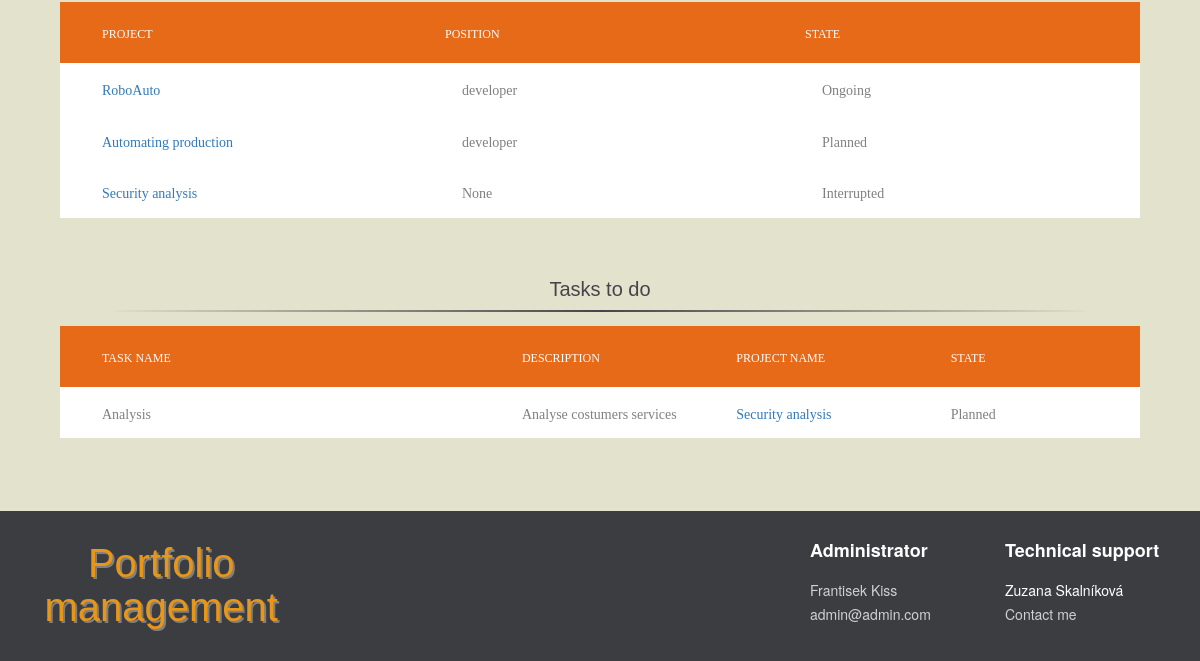
/dp/ (signed in, lower part), run on an earlier commit of the app's database.
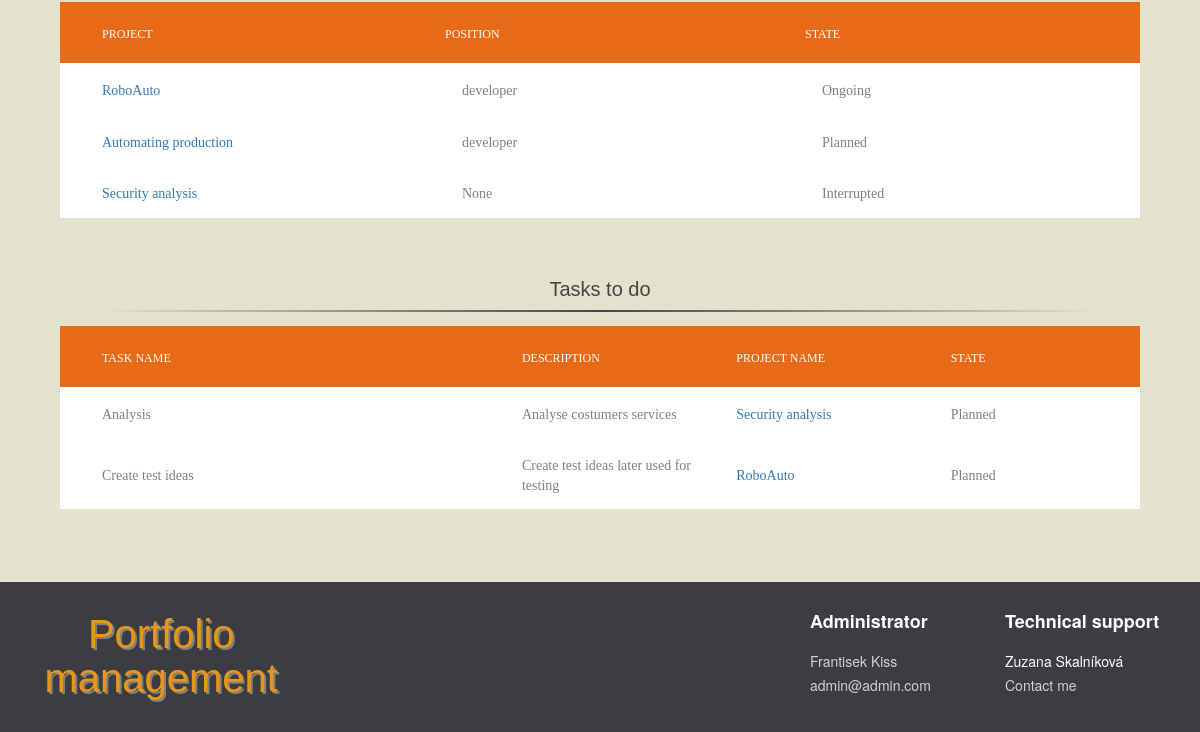
And on a later commit of the database.
### dp/models.py (models this page shows, shortened)
class ProjectMember(models.Model):
    class Meta:
        unique_together = (('project', 'member'),)
    project = models.ForeignKey(Project, on_delete=models.CASCADE)
    member = models.ForeignKey(Employee, on_delete=models.CASCADE)
    position = models.CharField(max_length=200, null=True)

class Project(models.Model):
    portfolio = models.ForeignKey(Portfolio, on_delete=models.SET_NULL, null=True, blank=True)
    project_name = models.TextField()
    description = models.CharField(max_length=200)
    plan_budget = models.DecimalField(max_digits=15, decimal_places=2, null=True, blank=True)
    used_budget = models.DecimalField(max_digits=15, decimal_places=2, default=0)
    manhours = models.DecimalField(max_digits=15, decimal_places=0, null=True, blank=True)
    pub_date = models.DateTimeField (auto_now_add=True)
    start_date = models.DateField ('date of start', null=True, blank=True)
    deadline = models.DateField ('date of deadline', null=True, blank=True)
    possible_income = models.DecimalField(max_digits=15, decimal_places=2, null=True, blank=True)
    complexity = models.CharField(max_length=1, choices=COMPLEXITY_VALUES, null=True)
    type = models.CharField(max_length=1, choices=TYPE_VALUES, null=True)
    urgency = models.CharField(max_length=1, choices=PRIORITY_VALUES, null=True)
    importance = models.CharField(max_length=1, choices=PRIORITY_VALUES, null=True)
    STATE_VALUES = (
        ('1', 'Planned'),
        ('2', 'Ongoing'),
        ('3', 'Finished'),
        ('4', 'Interrupted'),
        ('5', 'Stopped'),
    )
    state = models.CharField(max_length=1, choices=STATE_VALUES, default=1)
    progress = models.DecimalField(max_digits=3, decimal_places=2, default=0,
                                   validators=[MaxValueValidator(1.00), MinValueValidator(0.00)])
    project_manager = models.ForeignKey(Employee, on_delete=models.SET_NULL, null=True, blank=True)
    def evm(self):
        return EVM.new_instance(self)
    def optimalization(self):
        if self.state=="2":
            return optimization(self, OrganizationStrategy.objects.all())
        else:
            return 0

class AssignedTask(models.Model):
    class Meta:
        unique_together = (('employee', 'task'),)
    employee = models.ForeignKey(Employee, on_delete=models.CASCADE, blank=True, null=True)
    task = models.ForeignKey(Task, on_delete=models.CASCADE)

class Task(models.Model):
    in_project= models.ForeignKey(Project, on_delete=models.CASCADE)
    name = models.CharField(max_length=50, null=True)
    description = models.CharField(max_length=200, null=True)
    deadline = models.DateField('date of deadline', null=True, blank=True)
    pub_date = models.DateTimeField(auto_now_add=True)
    start_date = models.DateField('date of start', null=True, blank=True)
    progress = models.DecimalField(max_digits=3, decimal_places=2, default=0,
                                   validators=[MaxValueValidator(1.00), MinValueValidator(0.00)])
    STATE_VALUES = (
        ('1', 'Planned'),
        ('2', 'Ongoing'),
        ('3', 'Finished'),
        ('4', 'Interrupted')
    )
    state = models.CharField(max_length=1, choices=STATE_VALUES, default=1)
    def evmtask(self):
        return EVMTask.new_instance(self)

### dp/views.py (the view)
# urls.py: path('', views.index, name='index'),
@login_required
def index(request):
    context = {
        'latest_portfolio_list': Portfolio.objects.all(),
    }
    project_list = Project.objects.filter(portfolio_id__isnull=True)
    finished_projects = project_list.filter(state__in=['3', '5'])
    actual_projects = project_list.filter(state__in=['1', '2', '4'])
    project_count = actual_projects.count()
    finished_pr_count = finished_projects.count()
    employee_list = Employee.objects.all()
    employee_count = employee_list.count()
    my_projects = request.user.employee.projectmember_set.count()
    my_lead_projects= request.user.employee.project_set.count()
    my_tasks = request.user.employee.assignedtask_set.count()
    context['employee_list'] = employee_list
    context['employee_count'] = employee_count
    context['finished_projects'] = finished_projects
    context['actual_projects'] = actual_projects
    context['project_count'] = project_count
    context['finished_pr_count'] = finished_pr_count
    context['attractivness'] = ATTRACTIVNESS_POINT
    context['my_projects'] = my_projects
    context['my_lead_projects'] = my_lead_projects
    context['my_tasks'] = my_tasks
    return render(request, "dp/index.html", context)

### dp/analytics.py (called while the page is built)
def optimization(project, org_strategy):
    result = 0
    result += COMPLEXITY_LOW_POINTS if project.complexity == '0' else COMPLEXITY_HIGH_POINTS
    is_strategic = check_if_strategic(project, org_strategy)
    result += IS_STRATEGIC_POINTS if is_strategic else ISNT_STRATEGIC_POINTS
    if project.progress >= PROGRESS_HIGH:
        result += PROGRESS_HIGH_POINTS
    elif project.progress <= PROGRESS_MODERATE:
        result += PROGRESS_LOW_POINTS
    else:
        result += PROGRESS_MODERATE_POINTS
    if project.state == '2' or project.state == '4':
        res_tmp = calculate_ongoing_proj_score(project)
        result += res_tmp
    return result

def check_if_strategic(project, org_strategy):
    if not project.portfolio:
        for value in project.projectstrategy_set.all():
            res = org_strategy.filter(strategy=value.strategy.id).all()
            if res:
                return True
    else:
        for value in project.projectstrategy_set.all():
            res = project.portfolio.portfoliostrategy_set.filter(strategy=value.strategy.id).all()
            if res:
                return True
    return False

### templates/dp/index.html (shortened to what the changed rows need)
{% extends "dp/base.html" %}
{% block content %}
    {% load static %}
    {% load extratags %}
    <link rel="stylesheet" type="text/css" href="{% static 'dp/css/index.css' %}"/>
    {% if user.employee.position == "manager" or user.is_superuser %}
        <div class="limiter">
    {% endif %}
    {% if employee.assignedtask_set.all or user.employee.portfolio_set.all or user.employee.project_set.all or user.employee.projectmember_set.all %}
        <div class="limiter">
        <div class="container">
            <div class="container-table100">
                <div class="wrap-table100">
                    <div class="table100 ver1 m-b-110">
                        {% if user.employee.project_set.all %}
                            <br>
                            <br>
                        {% endif %}
                        {% if user.employee.projectmember_set.all %}
                            <br>
                            <br>
                            <table id="my_pr">
                                <thead>
                                <tr class="row100 head">
                                    <th class="column100 column1" data-column="column1">Project</th>
                                    <th class="column100 column2" data-column="column2">Position</th>
                                    <th class="column100 column2" data-column="column2">State</th>
                                </tr>
                                </thead>
                                <tbody>
                                <ul>
                                    {% for projectmember in user.employee.projectmember_set.all %}
                                        {% if projectmember.project.state == '3' or projectmember.project.state == '5' %}
                                            <tr class="row100" style="opacity: 0.5">
                                        {% else %}
                                            <tr class="row100">
                                        {% endif %}
                                            <td class="column100 column1" data-column="column1">
                                                <a href="{% url 'dp:project_detail' projectmember.project_id %}">{{ projectmember.project.project_name }}</a>
                                            </td>
                                            <td class="column100 column1" data-column="column1">
                                                {{ projectmember.position }}
                                            </td>
                                            <td class="column100 column1" data-column="column1">
                                                {{ projectmember.project.get_state_display }}
                                            </td>
                                        </tr>
                                    {% endfor %}
                                </ul>
                                </tbody>
                            </table>
                        {% endif %}
                        {% if user.employee.assignedtask_set.all %}
                            <br>
                            <br>
                            <div class="ttl">
                                <h2> Tasks to do</h2>
                            </div>
                            <table id="my_tasks">
                                <thead>
                                <tr class="row100 head">
                                    <th class="column100 column1" data-column="column1">Task name</th>
                                    <th class="column100 column2" data-column="column2">Description</th>
                                    <th class="column100 column4" data-column="column4">Project name</th>
                                    <th class="column100 column3" data-column="column3">State</th>
                                </tr>
                                </thead>
                                <tbody>
                                <ul>
                                    {% for asstask in user.employee.assignedtask_set.all %}
                                        {% if asstask.task.state == '3' or asstask.task.state == '5' %}
                                            <tr class="row100" style="opacity: 0.5">
                                        {% else %}
                                            <tr class="row100">
                                        {% endif %}
                                            <td class="column100 column1" data-column="column1">
                                                {{ asstask.task.name }}
                                            </td>
                                            <td class="column100 column2" data-column="column2">
                                                {{ asstask.task.description }}
                                            </td>
                                            <td class="column100 column4" data-column="column4">
                                                <a href="{% url 'dp:project_detail' asstask.task.in_project_id %}">{{ asstask.task.in_project.project_name }}</a>
                                            </td>
                                            <td class="column100 column3" data-column="column3">
                                                {{ asstask.task.get_state_display }}
                                            </td>
                                        </tr>
                                    {% endfor %}
                                </ul>
                                </tbody>
                            </table>
                        {% endif %}
                        <br>
                        <br>
                    </div>
                </div>
            </div>
        </div>
    {% else %}
        <div class="no-work">
            No work in a meantime
        </div>
    {% endif %}
{% endblock %}

What changed in the data, as far as the page shows it:
added AssignedTask: task.name "Create test ideas", task.description "Create test ideas later used for testing", task.in_project.project_name "RoboAuto", task.state "Planned"
